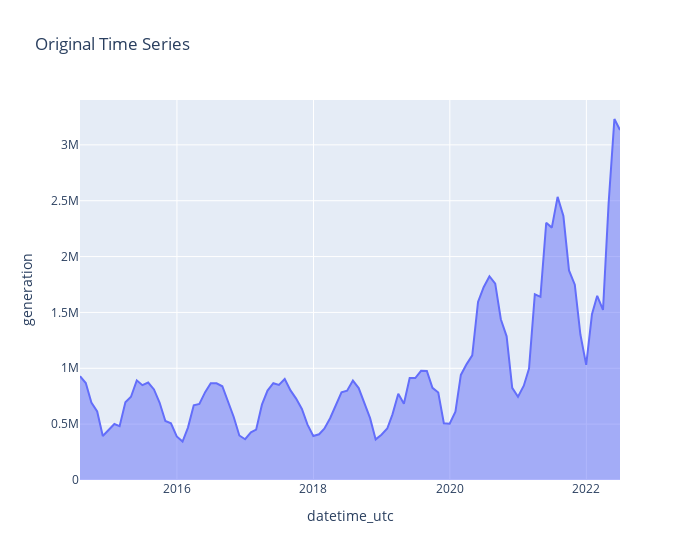

Write notebook code for a chart like this one.
### Code cell
import plotly.express as px

fig = px.area(df_component_adi, x=df_component_adi.index, y=df_component_adi['generation'], width=700, title='Original Time Series')
fig
